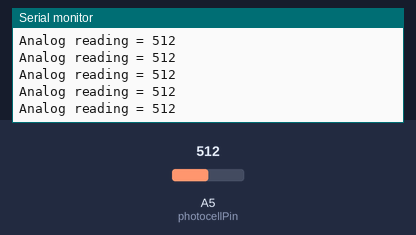
Recording of a sketch running on a simulated Arduino Uno, built with avr-gcc and run on an emulated ATmega328P. Shown: the last lines printed to the serial monitor. Inputs (shaded band) come from the test bench; at power-on: A5 (photocellPin) = 512.

Above: at 1.2 s.
1.3 s: A5 (photocellPin) set to 716
At 1.31 s:
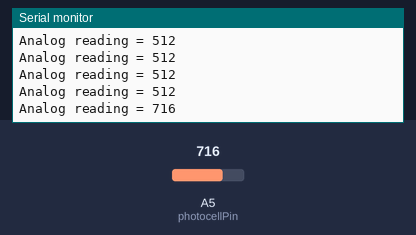
2.8 s: A5 (photocellPin) set to 900
At 2.82 s:
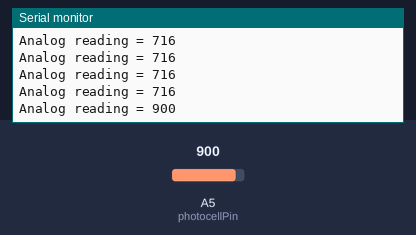
Timing chart, 0 to 5.8 s (numbered marks = the images above; inputs shaded):
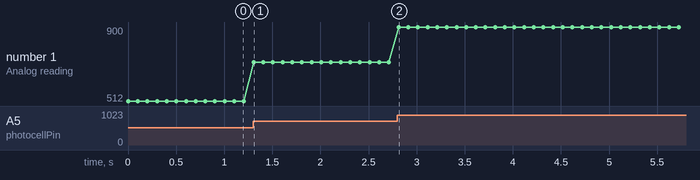

Measured:
- after the input at 1.3 s, the serial monitor: prints a new line at once (image 1)
- after the input at 2.8 s, the serial monitor: prints a new line at once (image 2)
- plotted number 1: 512 → 716 after the input at 1.3 s, 716 → 900 after the input at 2.8 s

The sketch:

sketch_dec14a.ino
```cpp
int photocellPin = 5;     // the cell and 10K pulldown are connected to a0
int photocellReading;     // the analog reading from the sensor divider

void setup(void) {
  Serial.begin(9600);
}

void loop(void) {
  photocellReading = analogRead(photocellPin);

  Serial.print("Analog reading = ");
  Serial.println(photocellReading);
  delay(100);
}
```
